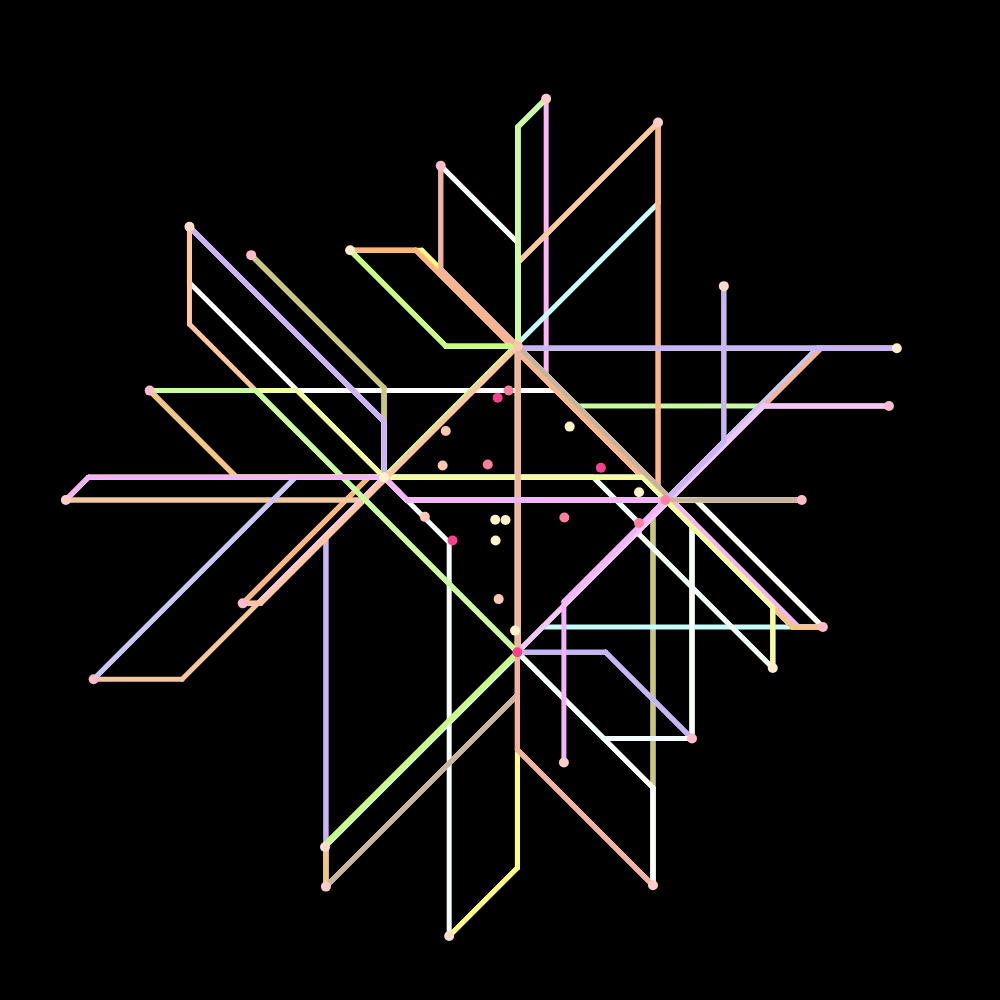
Frame 1 (no input)
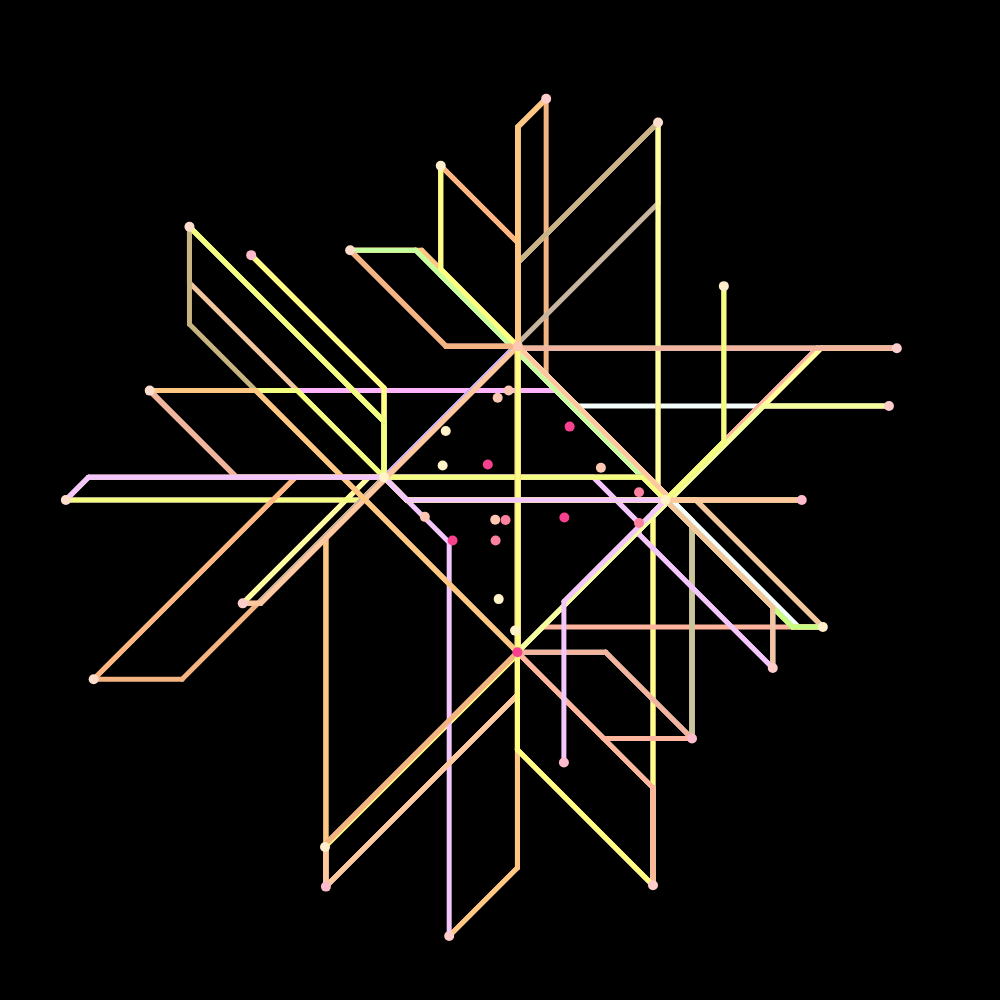
Frame 2 (the mouse pressed at the canvas centre, redrawn once)

The p5.js sketch that drew these frames (run headless with seeded random() and noise() and a simulated clock; the mouse was pressed at the canvas centre and the sketch redrawn once):

// p5.js sketch
// ── sketch.js
const numPoints = 23;
let points = [];
let central = [];
let metroLines = [];
let connectedOuterPoints = new Set();

let targetWidth = 800;
let targetHeight = 800;
let canvas;

function setup() {
  canvas = createCanvas(targetWidth, targetHeight);
  canvas.elt.style.display = 'block';
  canvas.elt.style.maxWidth = '100%';
  canvas.elt.style.height = 'auto';
  customResizeCanvas(windowWidth, windowHeight);
  strokeCap(ROUND);
  generateCity();
}

function generateCity() {
  points = [];
  central = [];
  metroLines = [];
  connectedOuterPoints = new Set();
  generateOuter(22);
  generateCentral(21);
  while (connectedOuterPoints.size < points.length) {
    generateMetroLine();
  }
  redraw();
}

function generateOuter(lineAmount) {
  let centerX = width / 2;
  let centerY = height / 2;
  let radius = random(width / 2, width / 2);
  for (let i = 0; i < lineAmount; i++) {
    let angle = TAU / lineAmount;
    let x = centerX + cos(angle * i) * random(width / 4, radius);
    let y = centerY + sin(angle * i) * random(width / 4, radius);
    points.push(createVector(x, y));
  }
}

function generateCentral(numCentralPoints) {
  let centerX = width / 2;
  let centerY = height / 2;
  let radius = random(width / 6, width / 5);
  for (let i = 0; i < numCentralPoints; i++) {
    let angle = TAU / numCentralPoints;
    let x = centerX + cos(angle * i) * random(radius);
    let y = centerY + sin(angle * i) * random(radius);
    central.push(createVector(x, y));
  }
}

function generateMetroLine() {
  let startIndex = floor(random(points.length - 3));
  let outerStartPoint = points[startIndex];
  let closestIndex = 0;
  let furthestIndex = 0;
  let closestDistance = Infinity;
  let furthestDistance = 0;
  for (let i = 0; i < central.length; i++) {
    let distance = p5.Vector.dist(outerStartPoint, central[i]);
    if (distance < closestDistance) {
      closestDistance = distance;
      closestIndex = i;
    }
    if (distance > furthestDistance) {
      furthestDistance = distance;
      furthestIndex = i;
    }
  }
  let closestPoint = central[closestIndex];
  let furthestPoint = central[furthestIndex];
  let outerFinishPoint;
  let finishIndex = (startIndex + 2 + floor(random(points.length - 4))) % points.length;
  outerFinishPoint = points[finishIndex];
  metroLines.push([outerStartPoint, closestPoint, furthestPoint, outerFinishPoint]);
  connectedOuterPoints.add(outerStartPoint);
  connectedOuterPoints.add(outerFinishPoint);
}

function draw() {
  background(0);
  drawMetroLines();
  drawCentral();
  drawStations();
  noLoop();
}

function drawStations() {
  noStroke();
  for (let i = 0; i < points.length; i++) {
    let point = points[i];
    fill(random([color(255, 238, 204), color(255, 221, 204), color(255, 204, 204), color(254, 187, 204)]));
    ellipse(point.x, point.y, 10, 10);
  }
}

function drawCentral() {
  noStroke();
  for (let i = 0; i < central.length; i++) {
    let centralStation = central[i];
    fill(random([color(255, 243, 199), color(254, 199, 180), color(252, 129, 158), color(247, 65, 143)]));
    ellipse(centralStation.x, centralStation.y, 10, 10);
  }
}

function drawMetroLines() {
  for (let i = 0; i < metroLines.length; i++) {
    let linePoints = metroLines[i];
    let metroColor = color(random([255, 243, 199]), random([254, 199, 180]), random([252, 129, 158]));
    drawMetroLine(linePoints, metroColor);
  }
}

function drawMetroLine(linePoints, metroColor) {
  stroke(metroColor);
  strokeWeight(5);
  for (let i = 0; i < linePoints.length - 1; i++) {
    let currentPoint = linePoints[i];
    let nextPoint = linePoints[i + 1];
    let dx = nextPoint.x - currentPoint.x;
    let dy = nextPoint.y - currentPoint.y;
    let absDX = abs(dx);
    let absDY = abs(dy);
    
    let dirX = dx > 0 ? 1 : -1;
    let dirY = dy > 0 ? 1 : -1;
    
    let startX = currentPoint.x;
    let startY = currentPoint.y;
    let endX = startX + dirX * min(absDX, absDY);
    let endY = startY + dirY * min(absDX, absDY);
    
    line(startX, startY, endX, endY);
    
    if (absDX > absDY) {
      line(endX, endY, endX + dirX * (absDX - absDY), endY);
      line(endX + dirX * (absDX - absDY), endY, endX + dirX * (absDX - absDY), nextPoint.y);
      line(endX + dirX * (absDX - absDY), nextPoint.y, nextPoint.x, nextPoint.y);
    } else if (absDY > absDX) {
      line(endX, endY, endX, endY + dirY * (absDY - absDX));
      line(endX, endY + dirY * (absDY - absDX), nextPoint.x, endY + dirY * (absDY - absDX));
      line(nextPoint.x, endY + dirY * (absDY - absDX), nextPoint.x, nextPoint.y);
    }
  }
}

function createCols(_url) {
  let slash_index = _url.lastIndexOf('/');
  let pallate_str = _url.slice(slash_index + 1);
  let arr = pallate_str.split('-');
  for (let i = 0; i < arr.length; i++) {
    arr[i] = '#' + arr[i];
  }
  return arr;
}

function windowResized() {
  customResizeCanvas(windowWidth, windowHeight);
  generateCity(); // Regenerate the city layout when resized
}

function customResizeCanvas(w, h) {
  let aspectRatio = targetWidth / targetHeight;
  let newWidth, newHeight;

  if (w / h > aspectRatio) {
    newHeight = h;
    newWidth = h * aspectRatio;
  } else {
    newWidth = w;
    newHeight = w / aspectRatio;
  }

  // Center the canvas
  let offsetX = (w - newWidth) / 2;
  let offsetY = (h - newHeight) / 2;

  // Apply the new size and position
  resizeCanvas(newWidth, newHeight);
  if (canvas && canvas.elt) {
    canvas.elt.style.position = 'absolute';
    canvas.elt.style.left = `${offsetX}px`;
    canvas.elt.style.top = `${offsetY}px`;
  }
}
